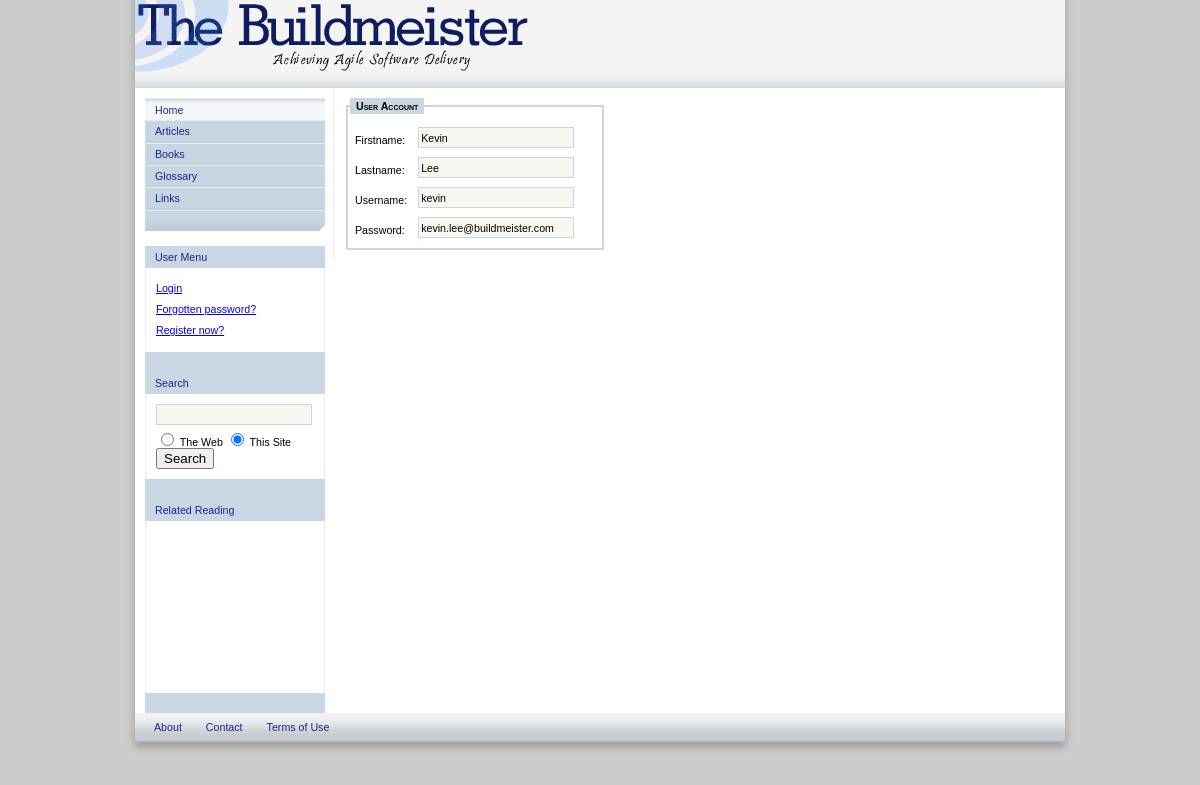
/userinfo.php?user=kevin, run on the app's committed database.
### tables this page shows
CREATE TABLE IF NOT EXISTS `users` (
  `username` varchar(32) NOT NULL,
  `password` varchar(32) default NULL,
  `firstname` varchar(100) NOT NULL,
  `lastname` varchar(100) NOT NULL,
  `userid` varchar(42) NOT NULL,
  `userlevel` tinyint(1) unsigned NOT NULL,
  `email` varchar(50) default NULL,
  `timestamp` int(11) unsigned NOT NULL,
  `notify` tinyint(1) NOT NULL default '0',
  `verifystring` varchar(16) NOT NULL,
  `active` tinyint(1) unsigned NOT NULL default '0',
  PRIMARY KEY  (`username`)
);

### include/session.php (called while the page is built, shortened)
<?php
include("database.php");
class Session
{
   var $username;
   var $time;
   function Session(){
      $this->time = time();
   }
   function startSession(){
      global $database;
      $this->logged_in = $this->checkLogin();
      if(!$this->logged_in){
         $this->username = $_SESSION['username'] = GUEST_NAME;
      }
      else{
         $database->addActiveUser($this->username, $this->time);
      }
   }
   function checkLogin(){
      global $database;
      if (isset($_SESSION['username']) && isset($_SESSION['userid']) &&
         $_SESSION['username'] != GUEST_NAME){
         if ($database->confirmUserID($_SESSION['username'], $_SESSION['userid']) != 0) {
            unset($_SESSION['username']);
            unset($_SESSION['userid']);
            return false;
         }
         $this->userinfo  = $database->getUserInfo($_SESSION['username']);
         $this->username  = $this->userinfo['username'];
         $this->userid    = $this->userinfo['userid'];
         $this->userlevel = $this->userinfo['userlevel'];
         return true;
      }
      else{
         return false;
      }
   }
};
$session = new Session;
?>

### include/database.php (called while the page is built, shortened)
<?php
class MySQLDB {
   var $connection;
   function MySQLDB() {
      $this->connection = mysql_connect(DB_SERVER, DB_USER, DB_PASS) or die(mysql_error());
   }
   function getUserInfo($username) {
      $q = "SELECT * FROM " . TBL_USERS . " WHERE username = '$username'";
      $result = mysql_query($q, $this->connection);
      $dbarray = mysql_fetch_array($result);
      return $dbarray;
   }
};
$database = new MySQLDB;
?>

### userinfo.php (the view, shortened to what this page needs)
<?php
include("include/header.php");
$req_user = trim($_GET['user']);
?>
<form>
	<fieldset style="width:250px">
<?php
if (strcmp($session->username,$req_user) == 0){
   echo "<legend>My Account</legend>";
}
else {
   echo "<legend>User Account</legend>";
}
$req_user_info = $database->getUserInfo($req_user);
?>
	<table>
	 	<tr>
        	<td><label class="formLabelText" for="firstname">Firstname:</label></td>
        	<td>
        		<input class="formInputText" type="text" id="firstname"
					value="<?php echo $req_user_info['firstname']; ?>" readonly>
			</td>
		</tr>
	 	<tr>
        	<td><label class="formLabelText" for="lastname">Lastname:</label></td>
        	<td>
        		<input class="formInputText" type="text" id="lastname"
					value="<?php echo $req_user_info['lastname']; ?>" readonly>
			</td>
		</tr>
    	<tr>
        	<td><label class="formLabelText" for="user">Username:</label></td>
        	<td>
        		<input class="formInputText" type="text" id="user"
					value="<?php echo $req_user_info['username']; ?>" readonly>
			</td>
		</tr>
		<tr>
			<td><label class="formLabelText" for="pass">Password:</label></td>
			<td>
				<input class="formInputText" type="text" id="pass"
					value="<?php echo $req_user_info['email']; ?>" readonly>
			</td>
		</tr>
	</table>
	</fieldset>
</form>
<?php
require("include/footer.php");
?>

### stylesheets/main.css (style rules this page uses)
body { background:#CCC; color:#000; margin:0px; padding:0px; font-family: arial, "lucida console", sans-serif; list-style-type: disc; font-size: 8pt; }
form { margin:0px; }
fieldset { color: #000; padding: 2px; border: solid 2px #C8D7E3; }
legend { color: #000; font-weight: bold; font-variant: small-caps; background-color: #C8D7E3; padding: 2px 6px; margin-bottom: 8px; }
label.formLabelText { font-size: 8pt; color: #000; padding: 2px; margin-right: 5px; margin-bottom: 0px position: top; vertical-align: top; text-align: left; }
input.formInputText { font-size: 8pt; color: #000; background-color: #F8F7EF; padding: 2px; border: solid 1px #C8D7E3; margin-right: 5px; margin-bottom: 5px; height: 15px; width:150px; align:left; }

### data on the page
users: firstname "Kevin", lastname "Lee", username "kevin", email "kevin.lee@buildmeister.com"

### other printed values
$navmenu_main[$i]["Title"] "Home"
$navmenu_main[$i]["Title"] "Articles"
$navmenu_main[$i]["Title"] "Books"
$navmenu_main[$i]["Title"] "Glossary"
$navmenu_main[$i]["Title"] "Links"
